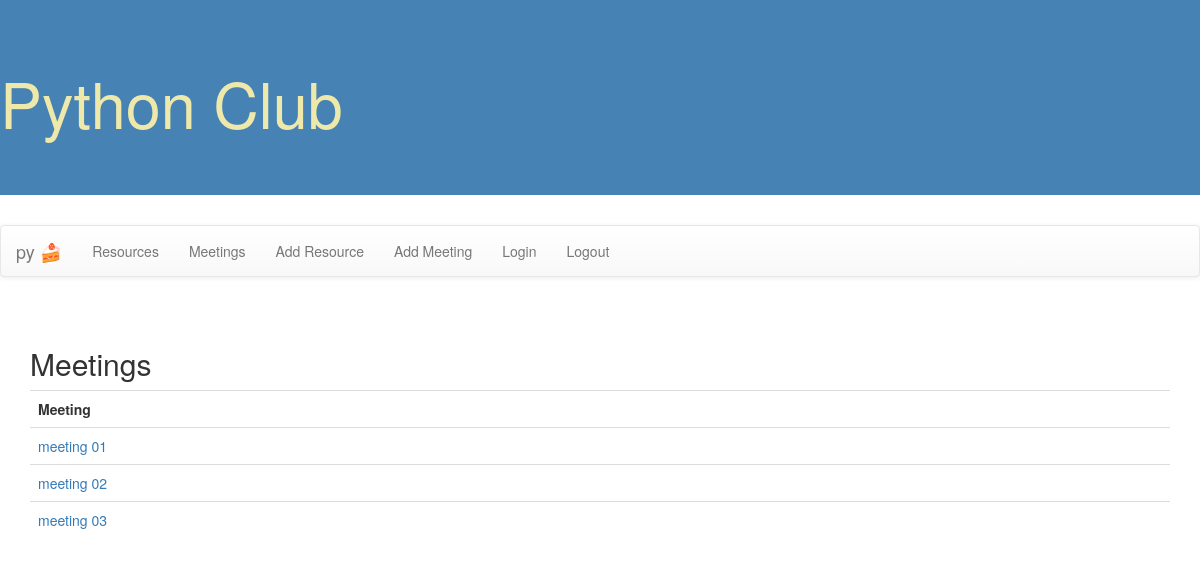
Page /club/getmeetings/ on the committed database.
### club/models.py (models this page shows, shortened)
class Meeting(models.Model):
    meetingtitle=models.CharField(max_length=255)
    meetingdate=models.DateField() #format '%H:%M' -- 14:30
    meetingtime=models.TimeField()
    location=models.CharField(max_length=255)
    agenda=models.CharField(max_length=255)
    class Meta:
        db_table='meeting'
        verbose_name_plural='meetings'

### club/views.py (the view)
# urls.py: path('getmeetings/', views.getmeetings, name='meetings'),
def getmeetings(request):
    meetings_list=Meeting.objects.all()
    return render(request, 'club/meetings.html' ,{'meetings_list' : meetings_list})

### club/templates/club/meetings.html
{% extends 'base.html' %}
{% block content %}
<h2>Meetings</h2>
<table class="table">
  <tr>
      <th>Meeting</th>
  </tr>
  {% for m in meetings_list %}
    <tr>
         <td><a href="{% url 'getdetails' id=m.id %}">{{ m.meetingtitle }}</a></td>
    </tr>
    {% endfor %}
</table>
{% endblock %}

### rows in the picture
Meeting: meetingtitle "meeting 01"
Meeting: meetingtitle "meeting 02"
Meeting: meetingtitle "meeting 03"
